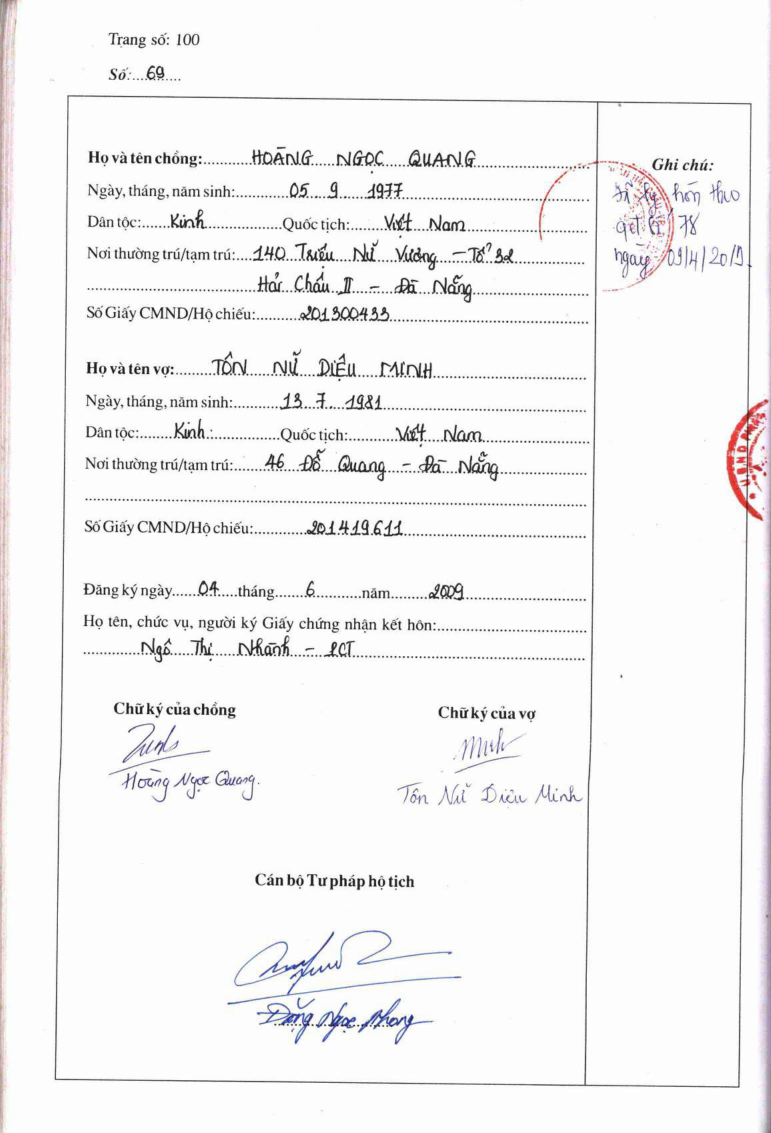
#> input picture img/100.jpg, 1542 x 2266 px, given in place of 13.jpg, which was not available (shown at 1/2 size)
$ python cluster1.py
#> lines starting #> are read from the running program, lines starting #| are printed output that depends on the picture; after the words box and inside, x2 and y2 are one past the last pixel; in counts of white or black regions, pixels touching at a corner belong together; pictures that were not available may be replaced by others from this repository, and a replacement may not be noted
from concurrent.futures import ThreadPoolExecutor, wait

import cv2
import cv2 as cv
import matplotlib.pyplot as plt
import numpy as np
from statistics import mean

HORIZONTAL = 0
VERTICAL = 1

v_lines = []
h_lines = []


def near(x, y):
    return abs(x-y) < 5


def cluserize(lines):
    clusters = []
    for line in lines:
        added = False
        for cluster in clusters:
            for i in cluster:
                if near(line, i):
                    cluster.append(line)
                    added = True
                    break
            if added:
                break
        if not added:
            clusters.append([line])
    return list(map(mean, clusters))


def get_vertical_and_horizontal_lines(x1, y1, x2, y2):
    if abs(x1 - x2) < 50:
        v_lines.append(x1)
    elif abs(y1 - y2) < 50:
        h_lines.append(y1)


# [28 lines left out: functions update_x_cluster, update_y_cluster, not called in this run]


def process(img_path):
#> called with img_path = '../img/13.jpg'
    img = cv.imread(img_path, cv2.IMREAD_GRAYSCALE)
    (thresh, im_bw) = cv2.threshold(img, 128, 255, cv2.THRESH_BINARY | cv2.THRESH_OTSU)
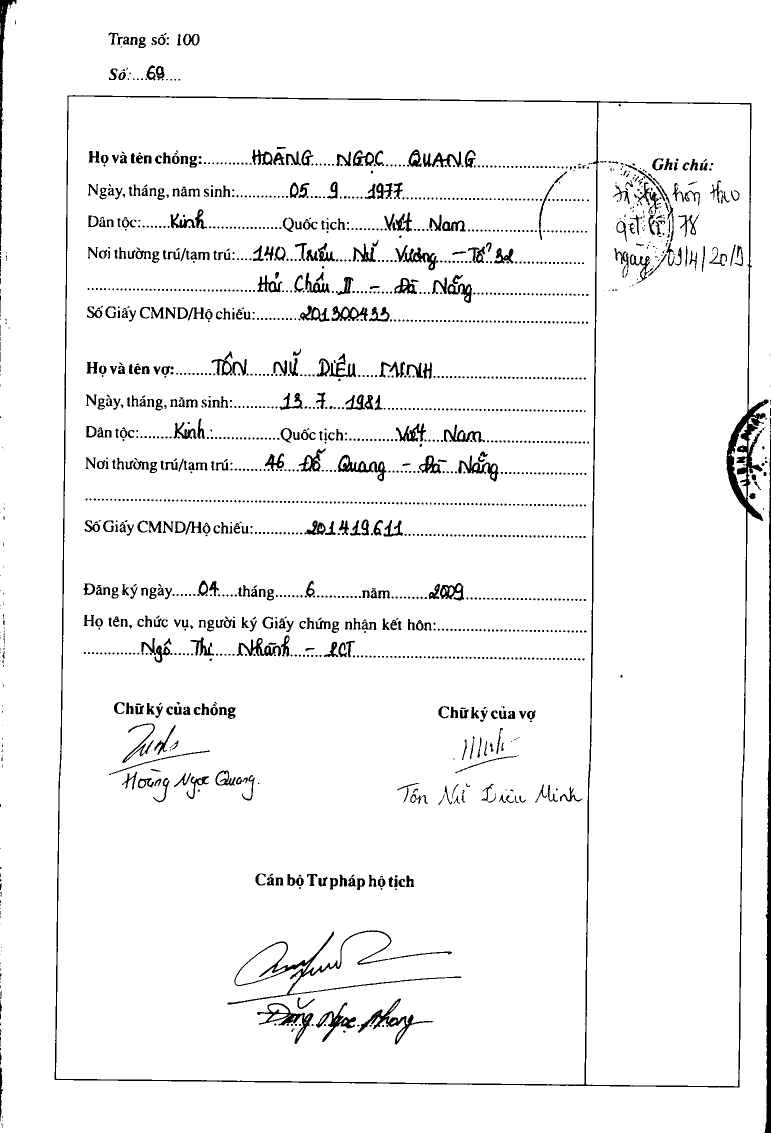
#> im_bw: shape (2266, 1542) (shown at 1/2 size); 95.3% white; 1918 black regions (1394 under 20 px), largest, box (x1, y1, x2, y2) and area: (109, 190, 1537, 2175) 28791, (1529, 861, 1542, 2266) 8026, (455, 1861, 923, 2009) 4757
#> thresh = 181
    dst = cv.Canny(im_bw, 50, 200, None, 5)
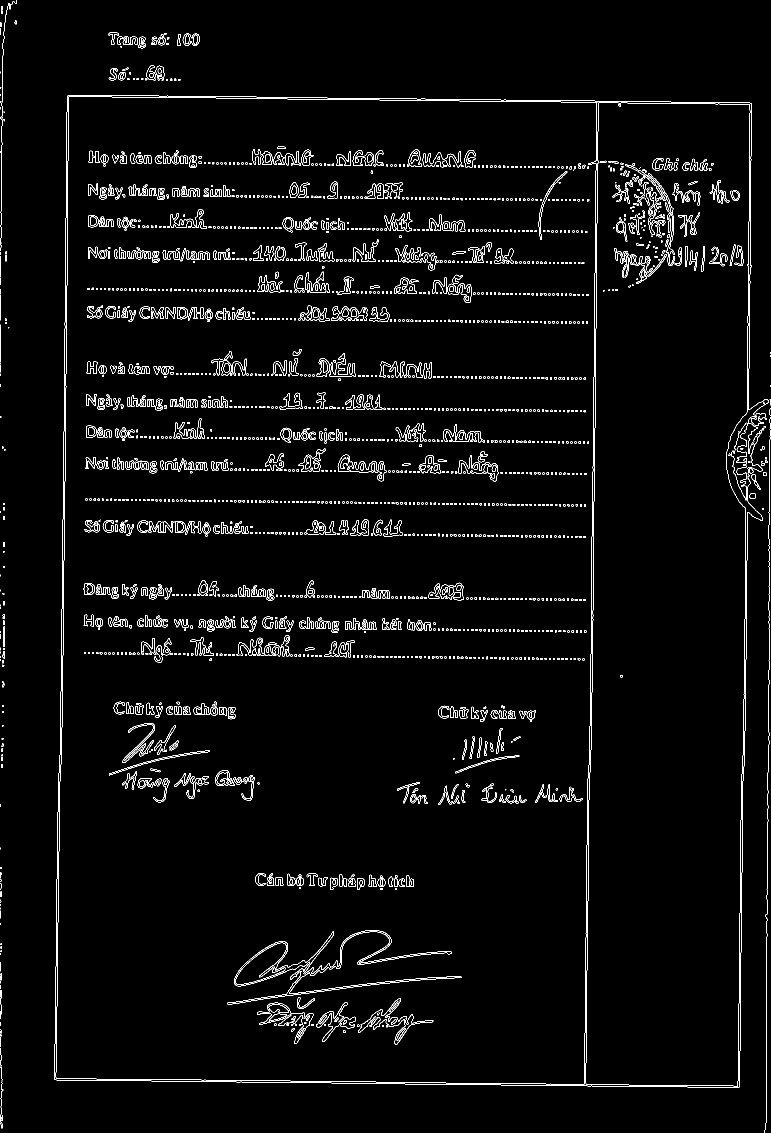
#> dst: shape (2266, 1542) (shown at 1/2 size); 2.9% white in thin lines or dots

    # print(img.shape)
    # print(rs_img.shape)
    #
    # Copy edges to the images that will display the results in BGR
    cdstP = cv.cvtColor(dst, cv.COLOR_GRAY2BGR)
#> cdstP: shape (2266, 1542, 3); 2.9% white in thin lines or dots

    linesP = cv.HoughLinesP(dst, 1, np.pi / 180, 50, None, 55, 0)
#> linesP = 68 rows, first 6: [1482, 1620, 1482, 1564], [1189, 915, 1189, 859], [1489, 1316, 1489, 1260], [123, 1305, 123, 1249], [1192, 632, 1192, 576], [1493, 1217, 1493, 1161]

    if linesP is not None:
        for lineP in linesP:
            l = lineP[0]
            x1, y1, x2, y2 = l[0], l[1], l[2], l[3]
            # print('({}, {}) -> ({}, {})'.format(x1, y1, x2, y2))
            cv.line(cdstP, (l[0], l[1]), (l[2], l[3]), (0, 255, 255), 3, cv.LINE_AA)
            get_vertical_and_horizontal_lines(x1, y1, x2, y2)
#> this loop made 68 passes
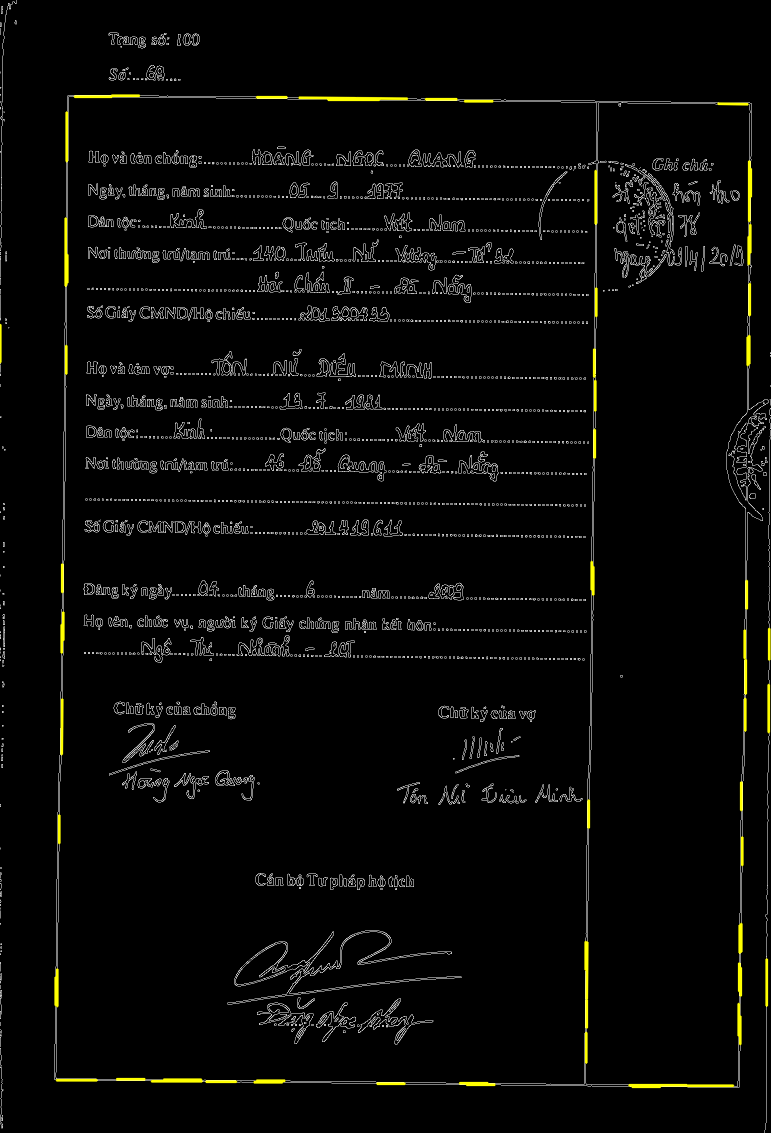
#> cdstP: shape (2266, 1542, 3) (shown at 1/2 size); mean B, G, R 7, 8.7, 8.7
    print(cluserize(v_lines))
#> the loop in cluserize, `for line in lines:` made 46 passes
#> line on passes 1 to 8: 1482, 1189, 1489, 123, 1192, 1493, 124, 1173
#> after the loop in cluserize, `for line in lines:`: cluster = [118, 114]; clusters = 13 items, first 6: [1482, 1479, 1481, 1482, 1478, 1484, 1480, 1477], [1189, 1192, 1188, 1191, 1190, 1186], [1489, 1493, 1490, 1491, 1497, 1498, 1495], [123, 124, 123, 126], [1173, 1177, 1171, 1173, 1172], [118, 114]
#| [1480, 1189, 1493, 124, 1173, 116, 111, 132, 1537, 1533, 1499, 0, 1183]
    print(cluserize(h_lines))
#> the loop in cluserize (call 2), `for line in lines:` made 22 passes
#> line on passes 1 to 8: 195, 196, 2169, 2158, 191, 2173, 202, 2161
#| [195, 2166, 2160, 202, 207]
    for h in cluserize(h_lines):
        for v in cluserize(v_lines):
            img = cv2.circle(img, center=(v, h), radius=10, color=(0, 0, 255), thickness=1)
#> this loop made 5 passes
#> h on passes 1 to 5: 195, 2166, 2160, 202, 207
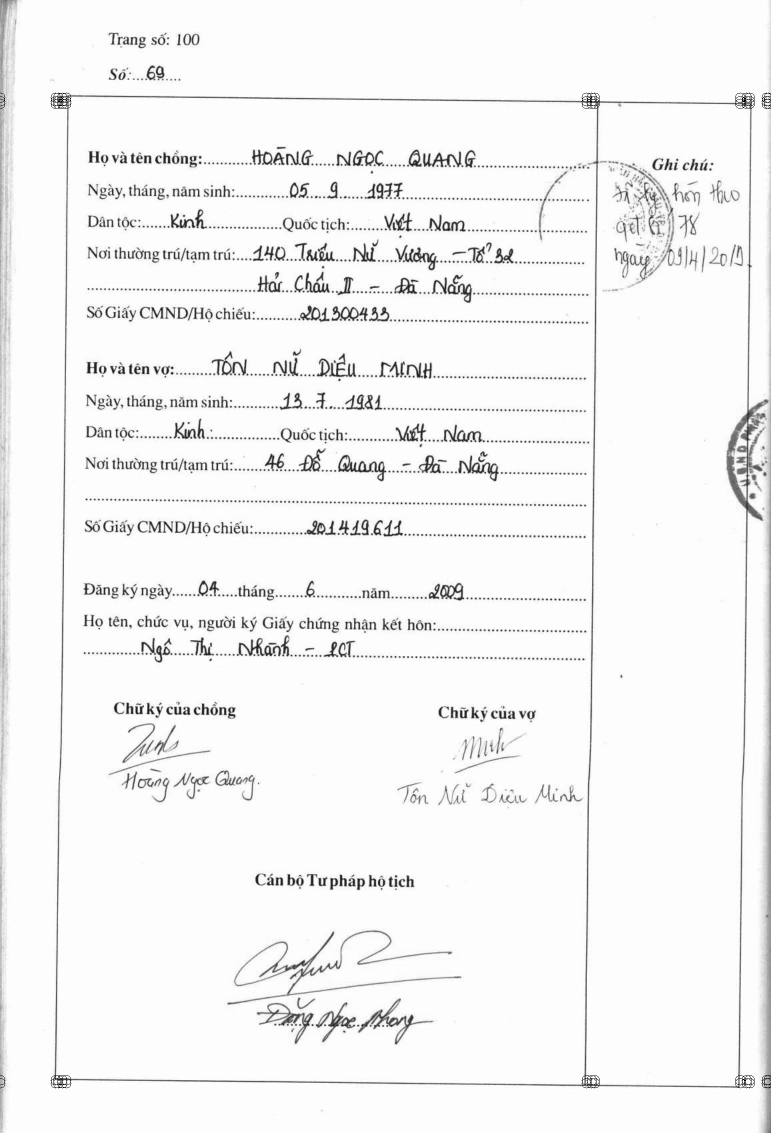
#> img: shape (2266, 1542) (shown at 1/2 size); min 0, max 255, mean 243.9

    return img, cdstP


# [4 lines left out: function process_and_save, not called in this run]


def process_and_show(img_path, out_path):
    img, cdstP = process(img_path)

    # cv.imwrite(out_path, img)
    plt.figure()
    plt.imshow(img)
    plt.show()


# for i in range(200):
#     print(i+1)
#     process_and_save('../img/{}.jpg'.format(i+1), '../out/{}.jpg'.format(i+1))

order = 13
process_and_show('../img/{}.jpg'.format(order), '../out/{}.jpg'.format(order))

$ run again, on img/123.jpg
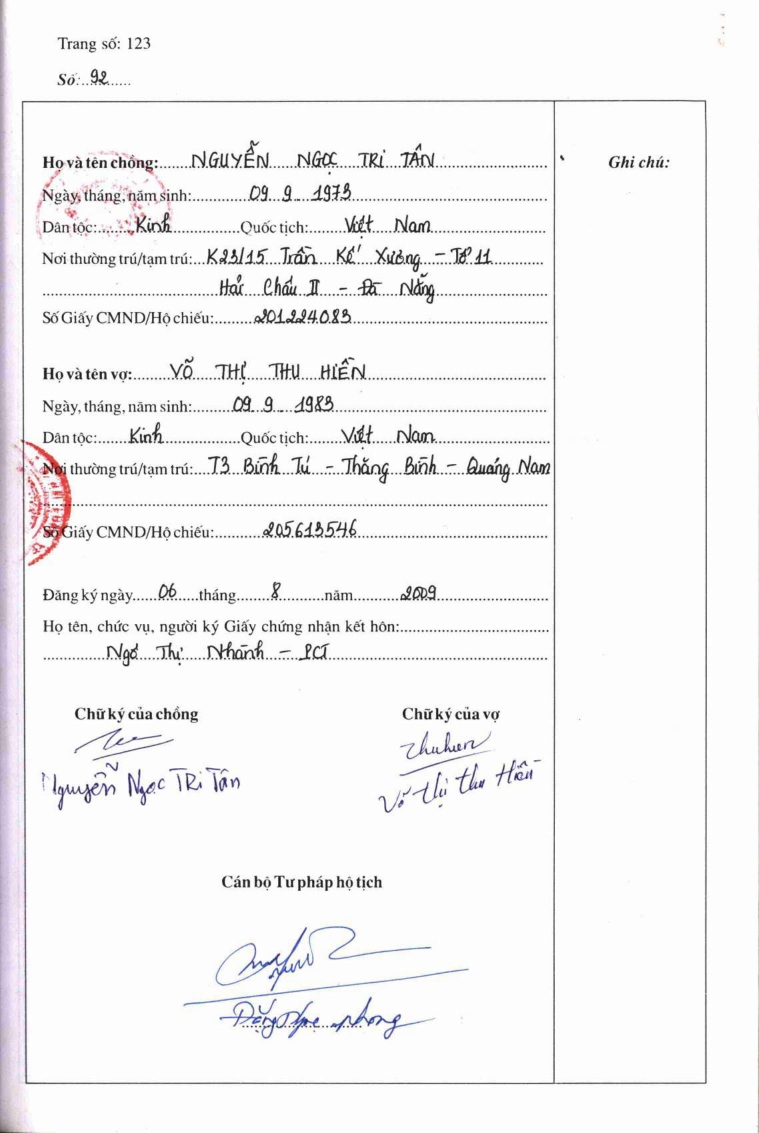
#> input picture img/123.jpg, 1518 x 2266 px, given in place of 13.jpg, which was not available (shown at 1/2 size)
#> im_bw: shape (2266, 1518); 95.3% white; 1749 black regions (1245 under 20 px), largest, box (x1, y1, x2, y2) and area: (39, 200, 1414, 2168) 23398, (0, 0, 10, 1014) 5326, (51, 883, 146, 1085) 4812
#> thresh = 180
#> dst: shape (2266, 1518); 2.8% white in thin lines or dots
#> linesP = 39 rows, first 6: [1410, 1946, 1410, 238], [1413, 2164, 1413, 1994], [1110, 1173, 1110, 757], [1109, 579, 1109, 482], [1127, 2164, 1410, 2164], [1126, 2167, 1410, 2167]
#> the loop in process, `for lineP in linesP:` made 39 passes
#> after the loop in process, `for lineP in linesP:`:
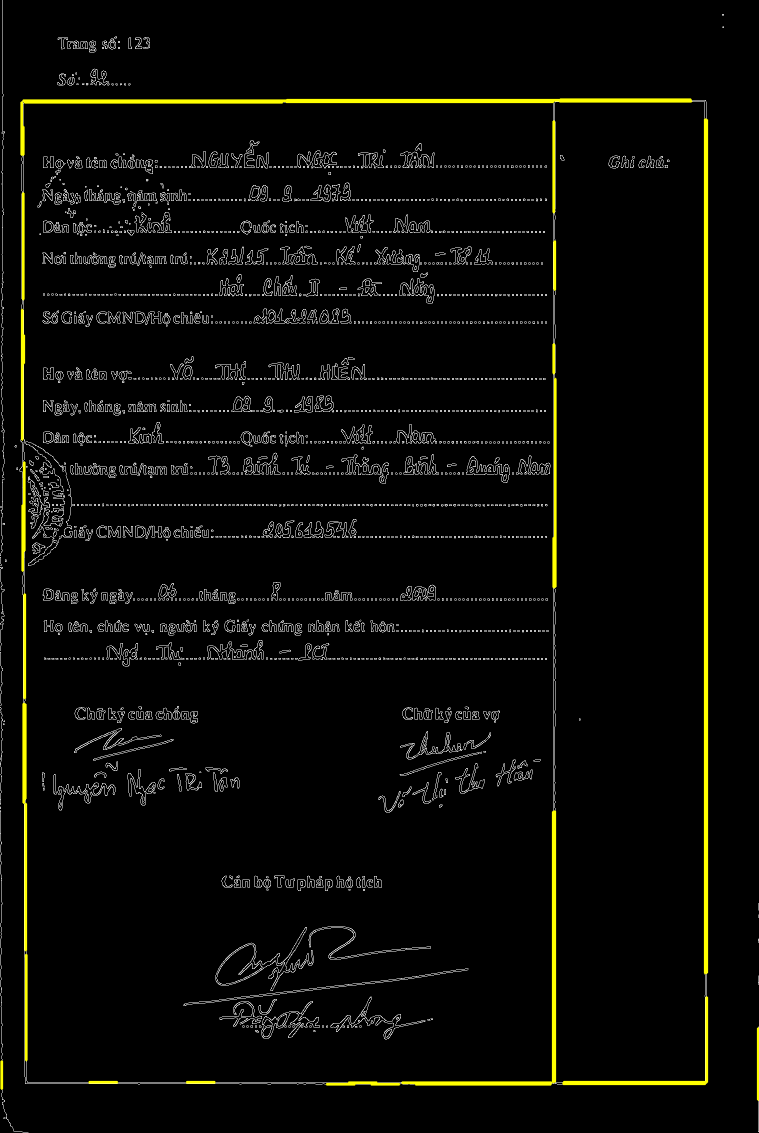
#> cdstP: shape (2266, 1518, 3) (shown at 1/2 size); mean B, G, R 6.3, 10.2, 10.2
#> the loop in cluserize, `for line in lines:` made 24 passes
#> line on passes 1 to 8: 1410, 1413, 1110, 1109, 1106, 46, 1107, 47
#> after the loop in cluserize, `for line in lines:`: cluster = [46, 47, 48, 49, 44, 43, 51, 45, 50, 52, 46, 47]; clusters = [[1410, 1413, 1413], [1110, 1109, 1106, 1107, 1109, 1107, 1107], [46, 47, 48, 49, 44, 43, 51, 45, 50, 52, 46, 47], [3], [1516]]
#| [1412, 1107, 47, 3, 1516]
#> the loop in cluserize (call 2), `for line in lines:` made 15 passes
#> line on passes 1 to 8: 2164, 2167, 200, 2165, 201, 204, 203, 2168
#| [2165, 201]
#> the loop in process, `for h in cluserize(h_lines):` made 2 passes
#> after the loop in process, `for h in cluserize(h_lines):`:
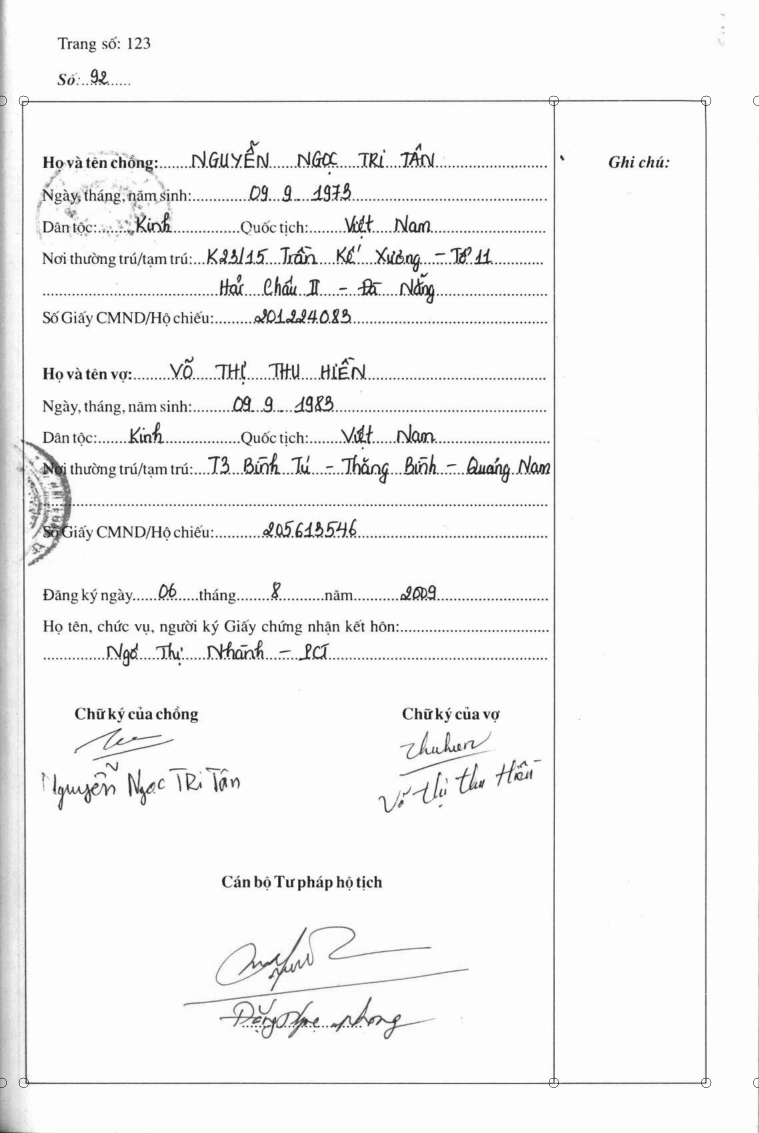
#> img: shape (2266, 1518) (shown at 1/2 size); min 0, max 255, mean 243.9
